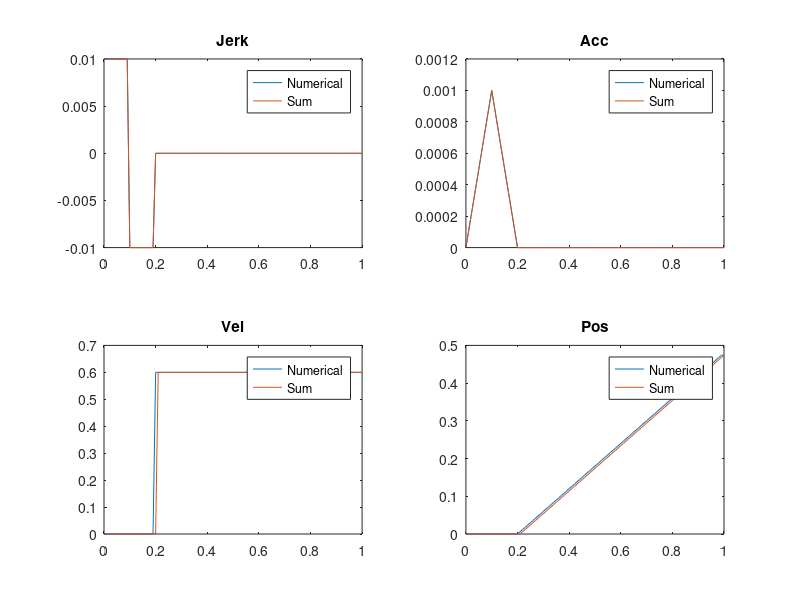

This figure's MATLAB source:
clear all;
close all;

dt = 0.01;
tf = 1;
t = 0:dt:tf;

N = length(t);

% Unit: m/s
j_max = 0.01;
a_max = 0.1;
v_max = 0.6;

j = zeros(1,length(t));
a = zeros(1,length(t));
v = zeros(1,length(t));
p = zeros(1,length(t));

j_sum = zeros(1,length(t));
a_sum = zeros(1,length(t));
v_sum = zeros(1,length(t));
p_sum = zeros(1,length(t));


t01 = sqrt(v_max/j_max);
t01=j_max/a_max;

t1 = t01;
t2 = 2*t01;

for i = 1:N-1
    
    if t(i)>=0 && t(i)<t1
        j(i) = j_max;
        a(i) = j_max*t(i);
        v(i) = 1/2*j_max*t(i)^2;
        p(i) = 1/6*j_max*t(i)^3;
        
        j_sum(i) = j_max;
        a_sum(i+1) = a_sum(i) + j_sum(i)*dt;
        v_sum(i+1) = v_sum(i) + a_sum(i)*dt;
        p_sum(i+1) = p_sum(i) + v_sum(i)*dt;
        
    elseif t(i)>=t1 && t(i)<t2
        j(i) = -j_max;
        a(i) = -j_max*(t(i)-t01)+j_max*t01;
        v(i) = -j_max/2*t(i)*(t(i)-2*t01)+j_max*t01*t(i)-j_max*t01^2;
        p(i) = -j_max/2*(1/3*t(i)^3-t01*t(i)^2)+j_max/2*t01*t(i)^2-j_max*t01^2*t(i)+1/3*j_max*t01^3;
        
        p_t2 = j_max*t01^3;
        
        j_sum(i) = -j_max;
        a_sum(i+1) = a_sum(i) + j_sum(i)*dt;
        v_sum(i+1) = v_sum(i) + a_sum(i)*dt;
        p_sum(i+1) = p_sum(i) + v_sum(i)*dt;
    elseif t(i)>=t2
        j(i) = 0;
        a(i) = 0;
        v(i) = v_max;
        p(i) = p_t2+v(i)*(t(i)-t2);
        
        
        j_sum(i) = 0;
        a_sum(i+1) = 0;
        v_sum(i+1) = v_max;
        p_sum(i+1) = p_sum(i) + v_sum(i)*dt;
        
    end
end

v(end) = v(N-1);
p(end) = p(N-1);

subplot(2,2,1)
plot(t,j);
hold on;
plot(t,j_sum);
title('Jerk')
legend('Numerical','Sum')

subplot(2,2,2)
plot(t,a);
hold on;
plot(t,a_sum);
title('Acc')
legend('Numerical','Sum')

subplot(2,2,3)
plot(t,v);
hold on;
plot(t,v_sum);
title('Vel')
legend('Numerical','Sum')

subplot(2,2,4)
plot(t,p);
hold on;
plot(t,p_sum);
title('Pos')
legend('Numerical','Sum')